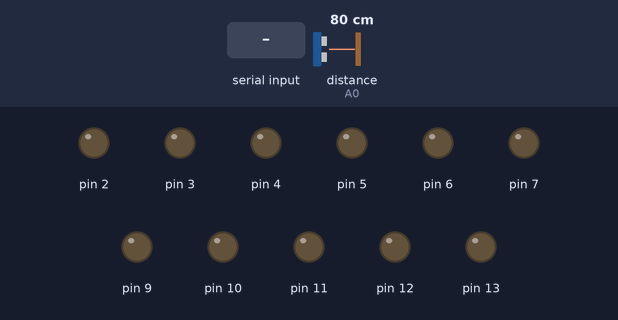
Bench run of a sketch on a simulated Arduino Leonardo, built with avr-gcc and run on an emulated ATmega32U4. On the bench: output pins drawn as LEDs (lit = HIGH). Wiring (inferred from the names in the program): ultrasonic range finder: trigger A0; echo A0. The inputs (shaded band) are chosen by the test bench; at power-on: distance to the obstacle (sensor on A0) 80 cm. The echo pulse lasts 58.3 µs per cm.

Above: at 1.6 s.
1.7 s: distance to the obstacle (sensor on A0) set to 23 cm
3.6 s: distance to the obstacle (sensor on A0) set to 18 cm
At 5.0 s:
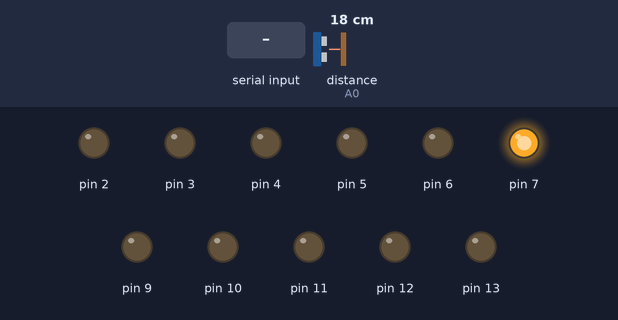
5.5 s: "1" received over Serial
7.1 s: "2" received over Serial
8.7 s: "3" received over Serial
10.3 s: "4" received over Serial
Timing chart, 0 to 12.9 s (numbered marks = the images above; inputs shaded):
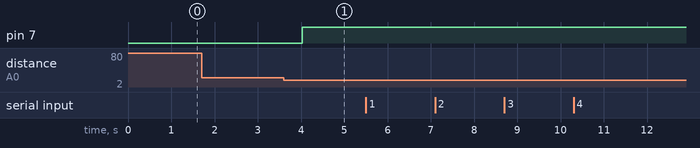

Measured:
- the behaviour switches between 21 and 20 cm on distance to the obstacle (sensor on A0) (found by bisection; images 0 and 1)
- after the input at 1.7 s, every drawn part: stays the same
- after the input at 3.6 s, pin 7: LOW → HIGH after 0.42 s

The sketch:

proyecto1.ino
```cpp
int lento = 100;
int rapido = 255;
int valor;
int vel=255;
String test="";
int temporal=255;

//pin a utilizar del sensor
int pinSensor = A0;


void setup() {
pinMode(13,OUTPUT);
pinMode(12,OUTPUT);
pinMode(11,OUTPUT);
pinMode(10,OUTPUT);
pinMode(9,OUTPUT);
pinMode(6,OUTPUT);
pinMode(5,OUTPUT);
pinMode(3,OUTPUT);
//leds
pinMode(7,OUTPUT);
pinMode(4,OUTPUT);
pinMode(2,OUTPUT);

Serial.begin(9600);
Serial1.begin(9600);
}
void loop() {

  while (Serial.available()){
    delay(10);
    char c = Serial.read();
    test=c;
 }

 if(test.length()>0){

    if (test=="1"){
    adelante(temporal);
  }else if (test=="2"){
    atras(temporal);
  }else if (test=="3"){
    izq(temporal);
  }else if (test=="4"){
    der(temporal);
  }else if (test=="5"){
    parar();
  }else if (test=="6"){
    temporal=lento;
  }else if (test=="7"){
    temporal=rapido;
  }
  /*adelante(rapido);
delay(2000);
atras(lento);
delay(2000);
parar();
delay(1000);
der(lento);
delay(1000);
izq(rapido);
delay(1000);*/
 }
test="";
int cm = 0.5 * Distancia(pinSensor,pinSensor) * 0.0344 + 1;
escuchar(cm);
delay(800);

}
//metodo por el cual se manejara lo que lea el sensor
long Distancia (int Trigger, int Echo){
  pinMode(Trigger,OUTPUT);
  digitalWrite(Trigger,LOW);
  delayMicroseconds(2);
  digitalWrite(Trigger,HIGH);
  delayMicroseconds(10);
  digitalWrite(Trigger,LOW);
  pinMode(Echo,INPUT);

  return pulseIn(Echo,HIGH);
  }

//Metodo el cual ejecutara lo que le indiquemos al sensor, despues de leer la distancia
int escuchar(int numero){
  if(numero <= 20){

    parar();
    Serial1.println(numero);

    }else{
    Serial1.println("aun no");
      }

    }
///////////////

int adelante(int n){

analogWrite(11, n);
digitalWrite(10, LOW);
analogWrite(9, n);
digitalWrite(6, LOW);
analogWrite(5, n);
digitalWrite(3, LOW);
//leds
digitalWrite(7, LOW);
digitalWrite(4, LOW);
digitalWrite(2, LOW);
}
int atras(int n){
  digitalWrite(11, LOW);
analogWrite(10, n);
digitalWrite(9, LOW);
analogWrite(6, n);
digitalWrite(5, LOW);
analogWrite(3, n);
//leds
digitalWrite(7, LOW);
digitalWrite(4, LOW);
digitalWrite(2, LOW);
  }
  void parar(){
digitalWrite(11, LOW);
digitalWrite(10, LOW);
digitalWrite(9, LOW);
digitalWrite(6, LOW);
digitalWrite(5, LOW);
digitalWrite(3, LOW);
//leds
digitalWrite(7, HIGH);
digitalWrite(4, LOW);
digitalWrite(2, LOW);
  }
  int der(int n){
analogWrite(11, n);
digitalWrite(10, LOW);
digitalWrite(9, LOW);
digitalWrite(6, LOW);
analogWrite(5, n);
digitalWrite(3, LOW);
//leds
digitalWrite(7, LOW);
digitalWrite(4, HIGH);
digitalWrite(2, LOW);

    }
    int izq(int n){
digitalWrite(11, LOW);
digitalWrite(10, LOW);
analogWrite(9, n);
digitalWrite(6, LOW);
analogWrite(5, n);
digitalWrite(3, LOW);
//leds
digitalWrite(7, LOW);
digitalWrite(4, LOW);
digitalWrite(2, HIGH);

    }
```
